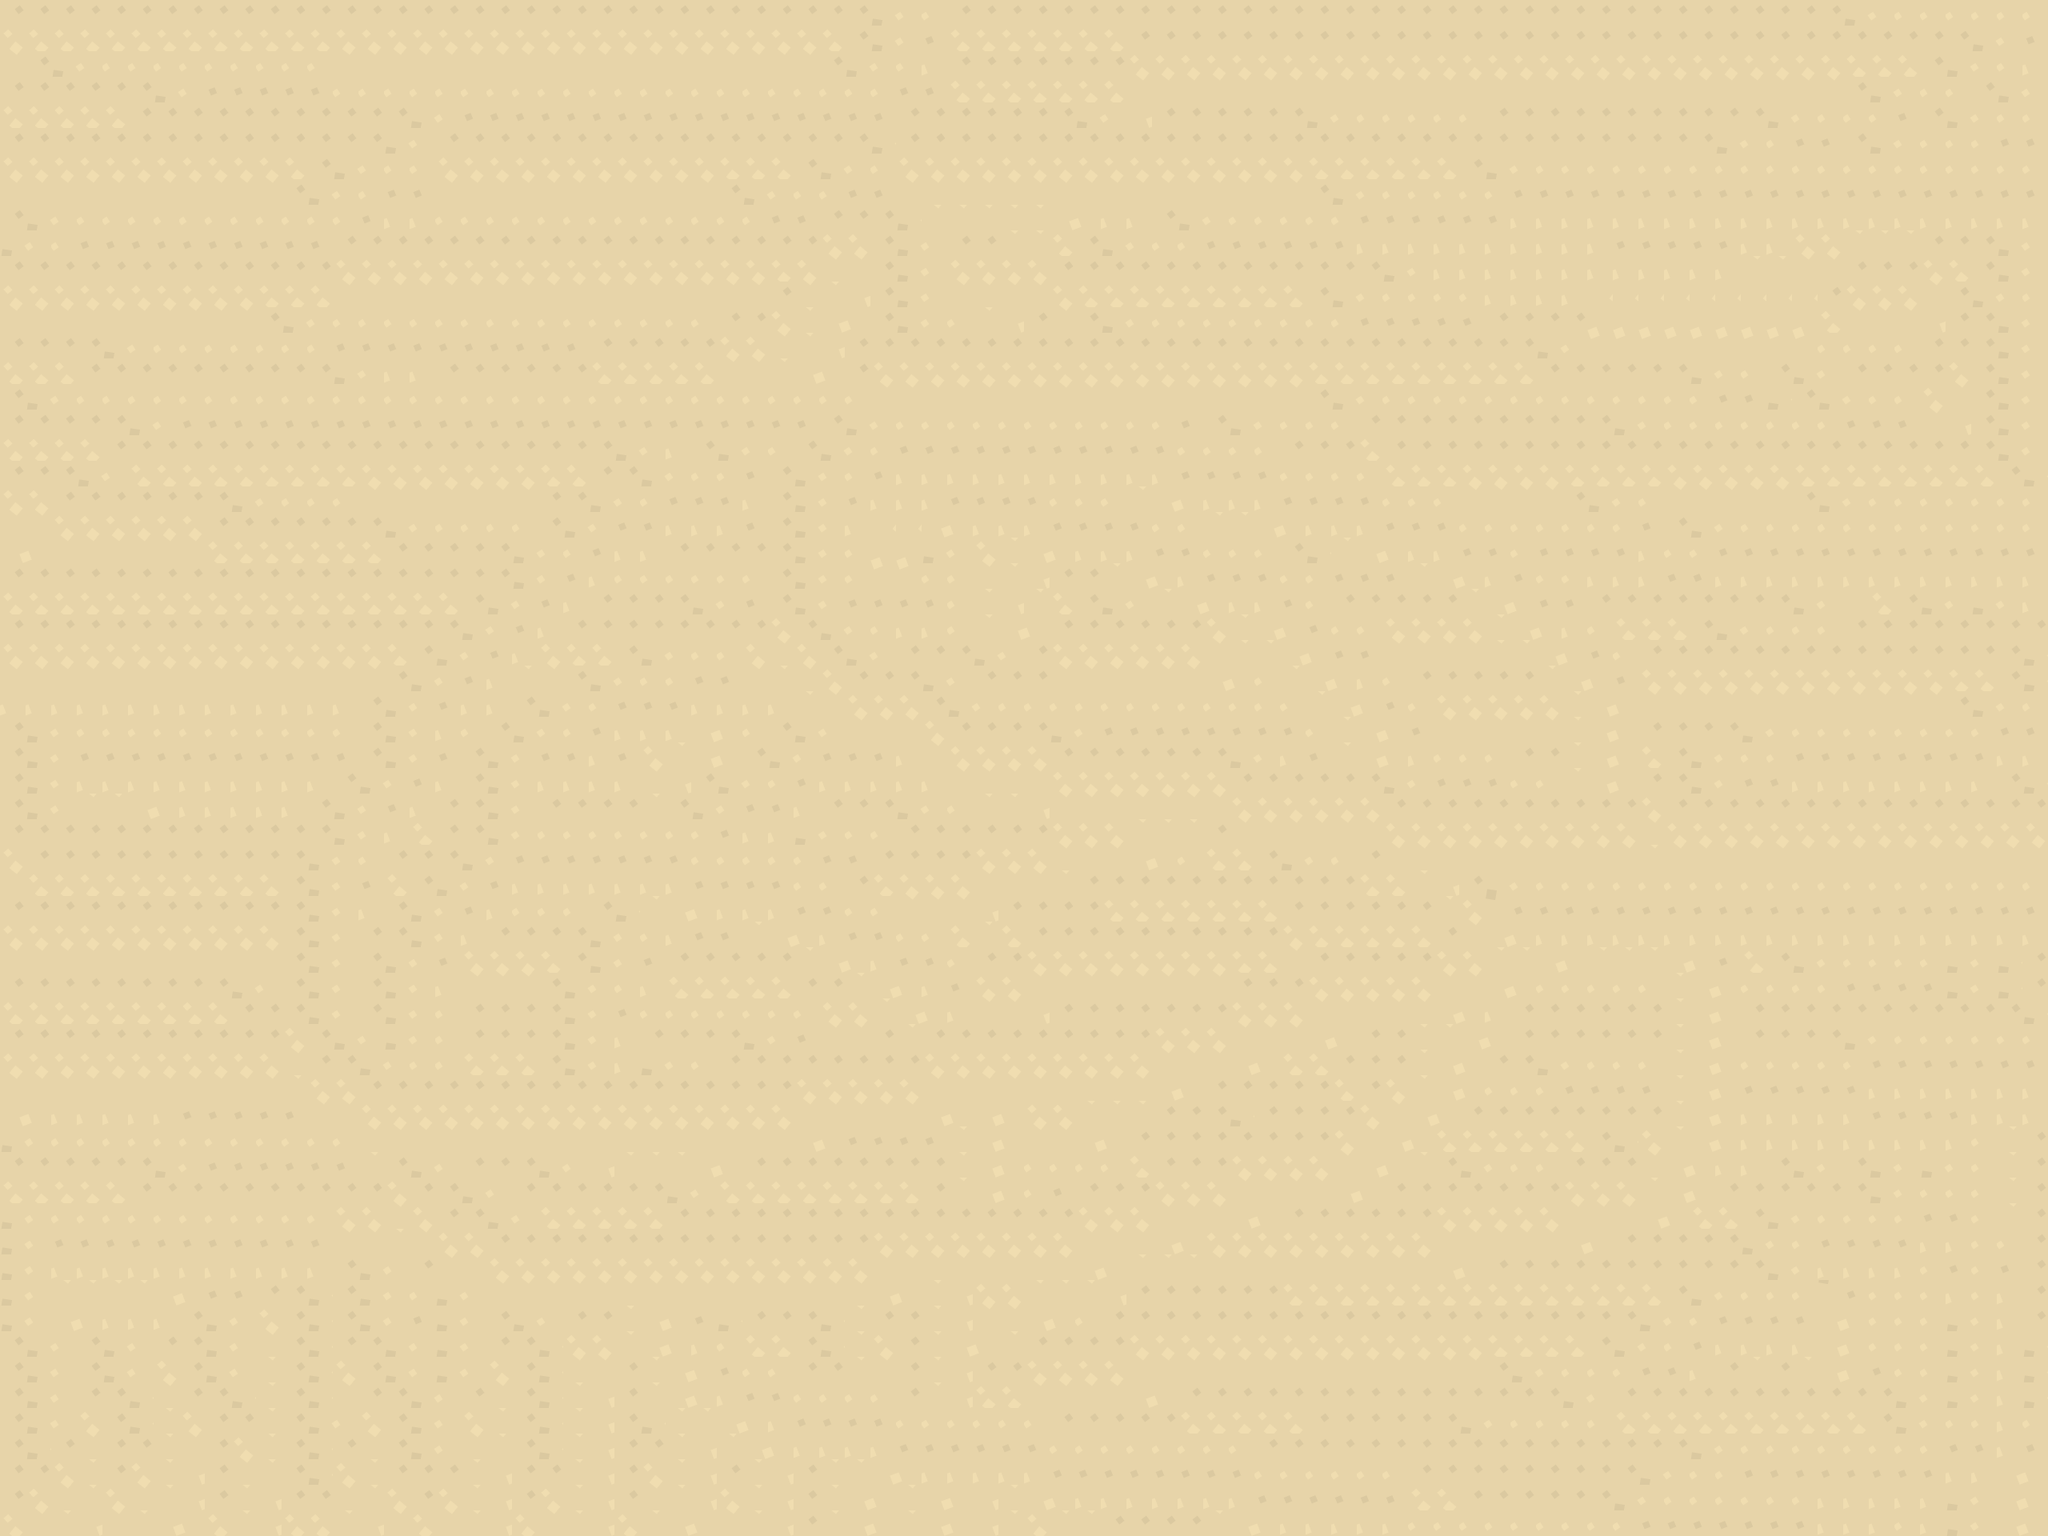

This is a level from a 2D game, rendered from its Tiled map with the project's own tilesets. A one-line summary and the map file follow, with tile-layer data summarised:
An orthogonal 80x60 tile map with 32x32 px tiles, 1 tile layer (_tmLayerGroup) and 74 objects (54x grass, 18x mountain, player).

<map version="1.10" tiledversion="1.10.2" orientation="orthogonal" renderorder="right-down" width="80" height="60" tilewidth="32" tileheight="32" infinite="0" nextlayerid="3" nextobjectid="152">
 <tileset firstgid="1" source="tankSprite.tsx" />
 <layer id="1" name="_tmLayerGroup" width="80" height="60">
  <data>[4800 cells, 4800 non-empty, 13 distinct tile ids]</data>
 </layer>
 <objectgroup id="2" name="_tmLayerObstacle">
  <object id="11" name="grass" x="576.864" y="1117.76" width="128" height="128">
   <polyline points="0.536111,-0.986111 96.5,-0.854167 96.458,-97.0517 0.492297,-97.003 0.508333,-0.995834" />
  </object>
  <object id="12" name="grass" x="480.455" y="1117.67" width="128" height="128">
   <polyline points="0.536111,-0.986111 96.5,-0.854167 96.458,-97.0517 0.492297,-97.003 0.508333,-0.995834" />
  </object>
  <object id="13" name="mountain" x="673.152" y="1117.94" width="128" height="128">
   <polyline points="0.536111,-0.986111 96.5,-0.854167 96.458,-97.0517 0.492297,-97.003 0.508333,-0.995834" />
  </object>
  <object id="14" name="mountain" x="672.667" y="1213.85" width="128" height="128">
   <polyline points="0.536111,-0.986111 96.5,-0.854167 96.458,-97.0517 0.492297,-97.003 0.508333,-0.995834" />
  </object>
  <object id="15" name="mountain" x="672.125" y="1310.24" width="128" height="128">
   <polyline points="0.536111,-0.986111 96.5,-0.854167 96.458,-97.0517 0.492297,-97.003 0.508333,-0.995834" />
  </object>
  <object id="16" name="grass" x="576.5" y="1214" width="128" height="128">
   <polyline points="0.536111,-0.986111 96.5,-0.854167 96.458,-97.0517 0.492297,-97.003 0.508333,-0.995834" />
  </object>
  <object id="17" name="mountain" x="1120.67" y="1248" width="128" height="128">
   <polyline points="0.536111,-0.986111 96.5,-0.854167 96.458,-97.0517 0.492297,-97.003 0.508333,-0.995834" />
  </object>
  <object id="18" name="grass" x="1120.5" y="1151.75" width="128" height="128">
   <polyline points="0.536111,-0.986111 96.5,-0.854167 96.458,-97.0517 0.492297,-97.003 0.508333,-0.995834" />
  </object>
  <object id="19" name="grass" x="1023.67" y="1152.25" width="128" height="128">
   <polyline points="0.536111,-0.986111 96.5,-0.854167 96.458,-97.0517 0.492297,-97.003 0.508333,-0.995834" />
  </object>
  <object id="20" name="grass" x="1023" y="1247" width="128" height="128">
   <polyline points="0.536111,-0.986111 96.5,-0.854167 96.458,-97.0517 0.492297,-97.003 0.508333,-0.995834" />
  </object>
  <object id="21" name="mountain" x="1504.33" y="1248.38" width="128" height="128">
   <polyline points="0.536111,-0.986111 96.5,-0.854167 96.458,-97.0517 0.492297,-97.003 0.508333,-0.995834" />
  </object>
  <object id="22" name="grass" x="1600.66" y="1151.88" width="128" height="128">
   <polyline points="0.536111,-0.986111 96.5,-0.854167 96.458,-97.0517 0.492297,-97.003 0.508333,-0.995834" />
  </object>
  <object id="23" name="grass" x="1504.83" y="1151.38" width="128" height="128">
   <polyline points="0.536111,-0.986111 96.5,-0.854167 96.458,-97.0517 0.492297,-97.003 0.508333,-0.995834" />
  </object>
  <object id="24" name="grass" x="1600.54" y="1247.63" width="128" height="128">
   <polyline points="0.536111,-0.986111 96.5,-0.854167 96.458,-97.0517 0.492297,-97.003 0.508333,-0.995834" />
  </object>
  <object id="26" name="grass" x="1120" y="1597.33" width="128" height="128">
   <polyline points="0.536111,-0.986111 96.5,-0.854167 96.458,-97.0517 0.492297,-97.003 0.508333,-0.995834" />
  </object>
  <object id="27" name="grass" x="1217" y="1597.33" width="128" height="128">
   <polyline points="0.536111,-0.986111 96.5,-0.854167 96.458,-97.0517 0.492297,-97.003 0.508333,-0.995834" />
  </object>
  <object id="28" name="grass" x="1024" y="1597.33" width="128" height="128">
   <polyline points="0.536111,-0.986111 96.5,-0.854167 96.458,-97.0517 0.492297,-97.003 0.508333,-0.995834" />
  </object>
  <object id="29" name="grass" x="1217" y="1500.33" width="128" height="128">
   <polyline points="0.536111,-0.986111 96.5,-0.854167 96.458,-97.0517 0.492297,-97.003 0.508333,-0.995834" />
  </object>
  <object id="30" name="grass" x="1313" y="1501.33" width="128" height="128">
   <polyline points="0.536111,-0.986111 96.5,-0.854167 96.458,-97.0517 0.492297,-97.003 0.508333,-0.995834" />
  </object>
  <object id="31" name="grass" x="1408.67" y="1501.67" width="128" height="128">
   <polyline points="0.536111,-0.986111 96.5,-0.854167 96.458,-97.0517 0.492297,-97.003 0.508333,-0.995834" />
  </object>
  <object id="32" name="grass" x="1408" y="1597.67" width="128" height="128">
   <polyline points="0.536111,-0.986111 96.5,-0.854167 96.458,-97.0517 0.492297,-97.003 0.508333,-0.995834" />
  </object>
  <object id="33" name="grass" x="1504.33" y="1598" width="128" height="128">
   <polyline points="0.536111,-0.986111 96.5,-0.854167 96.458,-97.0517 0.492297,-97.003 0.508333,-0.995834" />
  </object>
  <object id="34" name="grass" x="1601" y="1596.33" width="128" height="128">
   <polyline points="0.536111,-0.986111 96.5,-0.854167 96.458,-97.0517 0.492297,-97.003 0.508333,-0.995834" />
  </object>
  <object id="35" name="mountain" x="1122.67" y="765.958" width="128" height="128">
   <polyline points="0.536111,-0.986111 96.5,-0.854167 96.458,-97.0517 0.492297,-97.003 0.508333,-0.995834" />
  </object>
  <object id="36" name="grass" x="1122.34" y="862.208" width="128" height="128">
   <polyline points="0.536111,-0.986111 96.5,-0.854167 96.458,-97.0517 0.492297,-97.003 0.508333,-0.995834" />
  </object>
  <object id="37" name="grass" x="1025.84" y="765.708" width="128" height="128">
   <polyline points="0.536111,-0.986111 96.5,-0.854167 96.458,-97.0517 0.492297,-97.003 0.508333,-0.995834" />
  </object>
  <object id="38" name="grass" x="1025.17" y="862.458" width="128" height="128">
   <polyline points="0.536111,-0.986111 96.5,-0.854167 96.458,-97.0517 0.492297,-97.003 0.508333,-0.995834" />
  </object>
  <object id="39" name="mountain" x="1505.5" y="765.833" width="128" height="128">
   <polyline points="0.536111,-0.986111 96.5,-0.854167 96.458,-97.0517 0.492297,-97.003 0.508333,-0.995834" />
  </object>
  <object id="40" name="grass" x="1601.83" y="766.333" width="128" height="128">
   <polyline points="0.536111,-0.986111 96.5,-0.854167 96.458,-97.0517 0.492297,-97.003 0.508333,-0.995834" />
  </object>
  <object id="41" name="grass" x="1505" y="861.833" width="128" height="128">
   <polyline points="0.536111,-0.986111 96.5,-0.854167 96.458,-97.0517 0.492297,-97.003 0.508333,-0.995834" />
  </object>
  <object id="42" name="grass" x="1601.71" y="862.083" width="128" height="128">
   <polyline points="0.536111,-0.986111 96.5,-0.854167 96.458,-97.0517 0.492297,-97.003 0.508333,-0.995834" />
  </object>
  <object id="85" name="mountain" x="1313.33" y="1597.33" width="128" height="128">
   <polyline points="0.536111,-0.986111 96.5,-0.854167 96.458,-97.0517 0.492297,-97.003 0.508333,-0.995834" />
  </object>
  <object id="105" name="grass" x="1023" y="417" width="128" height="128">
   <polyline points="0.536111,-0.986111 96.5,-0.854167 96.458,-97.0517 0.492297,-97.003 0.508333,-0.995834" />
  </object>
  <object id="106" name="grass" x="1119" y="417" width="128" height="128">
   <polyline points="0.536111,-0.986111 96.5,-0.854167 96.458,-97.0517 0.492297,-97.003 0.508333,-0.995834" />
  </object>
  <object id="107" name="grass" x="1216" y="417" width="128" height="128">
   <polyline points="0.536111,-0.986111 96.5,-0.854167 96.458,-97.0517 0.492297,-97.003 0.508333,-0.995834" />
  </object>
  <object id="108" name="grass" x="1408" y="417" width="128" height="128">
   <polyline points="0.536111,-0.986111 96.5,-0.854167 96.458,-97.0517 0.492297,-97.003 0.508333,-0.995834" />
  </object>
  </objectgroup>
 <objectgroup id="3" name="_tmLayerBorn">
  <!-- 2 objects omitted --></objectgroup>
</map>
<!-- 38 of 74 objects omitted -->
